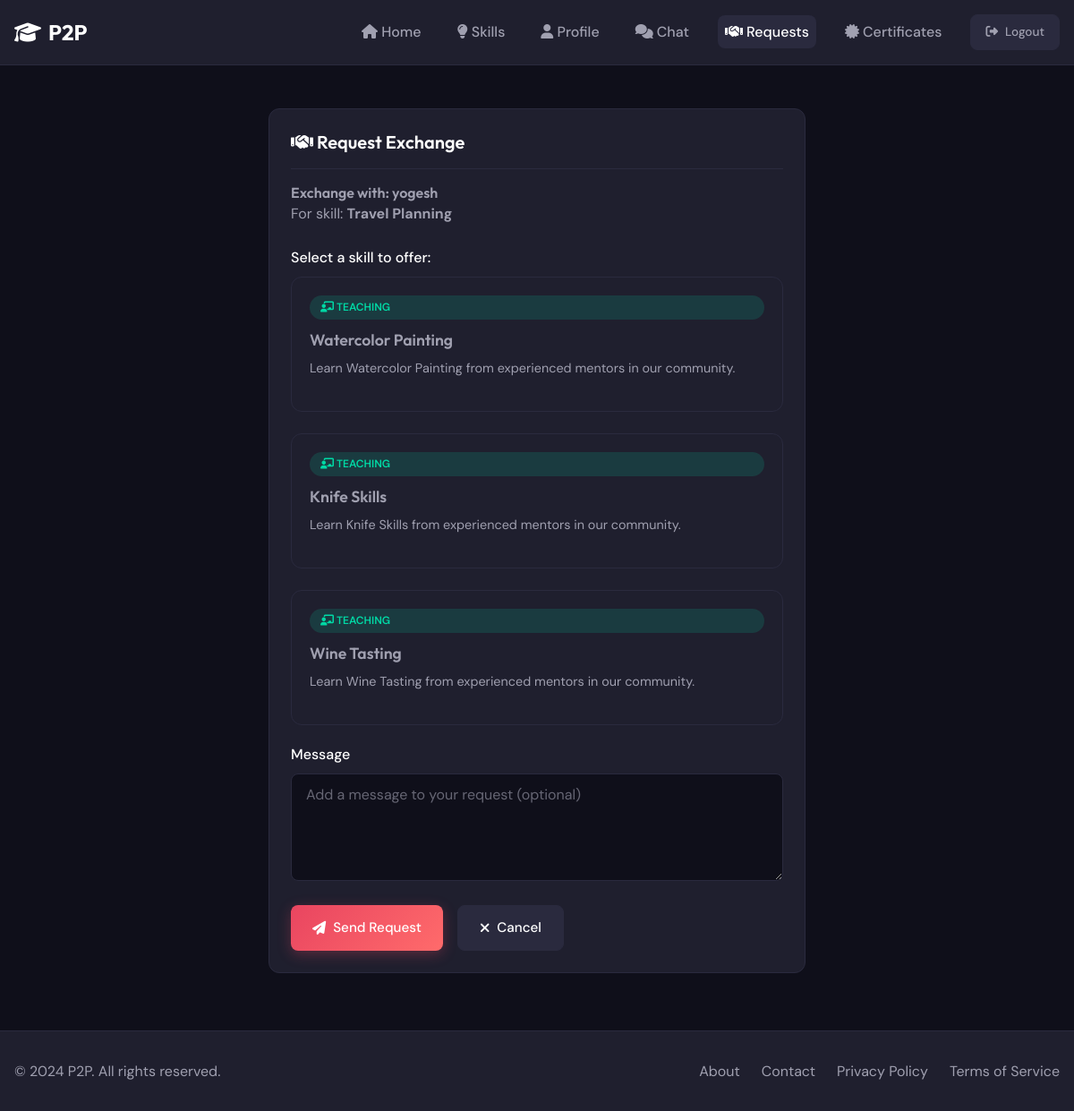
/exchange/create/2/110 (signed in), run on the app's committed database.
### models.py (models this page shows, shortened)
class User(UserMixin, db.Model):
    __tablename__ = 'users'
    id = db.Column(db.Integer, primary_key=True)
    username = db.Column(db.String(80), unique=True, nullable=False, index=True)
    email = db.Column(db.String(120), unique=True, nullable=False, index=True)
    password_hash = db.Column(db.String(256), nullable=False)
    bio = db.Column(db.Text, default='')
    location = db.Column(db.String(120), default='')
    profile_picture = db.Column(db.String(255), default='default.png')
    signature_image = db.Column(db.String(255), nullable=True)  # Instructor signature image
    rating = db.Column(db.Float, default=0.0)
    is_admin = db.Column(db.Boolean, default=False)
    is_banned = db.Column(db.Boolean, default=False)
    created_at = db.Column(db.DateTime, default=datetime.utcnow)
    skills_offered = db.relationship('Skill', foreign_keys='Skill.user_id', backref='owner', lazy='dynamic')
    exchange_sent = db.relationship('ExchangeRequest', foreign_keys='ExchangeRequest.sender_id', backref='sender', lazy='dynamic')
    exchange_received = db.relationship('ExchangeRequest', foreign_keys='ExchangeRequest.receiver_id', backref='receiver', lazy='dynamic')
    messages_sent = db.relationship('Message', foreign_keys='Message.sender_id', backref='sender', lazy='dynamic')
    messages_received = db.relationship('Message', foreign_keys='Message.receiver_id', backref='receiver', lazy='dynamic')
    bookmarks = db.relationship('Bookmark', backref='user', lazy='dynamic', cascade='all, delete-orphan')
    reviews_given = db.relationship('Review', foreign_keys='Review.reviewer_id', backref='reviewer', lazy='dynamic')
    reviews_received = db.relationship('Review', foreign_keys='Review.reviewed_id', backref='reviewed', lazy='dynamic')
    reports_made = db.relationship('Report', foreign_keys='Report.reporter_id', backref='reporter', lazy='dynamic')
    reports_received = db.relationship('Report', foreign_keys='Report.reported_id', backref='reported', lazy='dynamic')

class Skill(db.Model):
    __tablename__ = 'skills'
    id = db.Column(db.Integer, primary_key=True)
    user_id = db.Column(db.Integer, db.ForeignKey('users.id'), nullable=False, index=True)
    title = db.Column(db.String(100), nullable=False)
    description = db.Column(db.Text, nullable=False)
    category = db.Column(db.String(50), nullable=False, index=True)
    skill_type = db.Column(db.String(10), nullable=False)  # 'offered' or 'wanted'
    is_approved = db.Column(db.Boolean, default=True)
    created_at = db.Column(db.DateTime, default=datetime.utcnow)
    bookmarks = db.relationship('Bookmark', backref='skill', lazy='dynamic', cascade='all, delete-orphan')
    exchange_requests_sender = db.relationship('ExchangeRequest', foreign_keys='ExchangeRequest.sender_skill_id', backref='sender_skill', lazy='dynamic')
    exchange_requests_receiver = db.relationship('ExchangeRequest', foreign_keys='ExchangeRequest.receiver_skill_id', backref='receiver_skill', lazy='dynamic')

### routes/exchange.py (the view, shortened to what this page needs)
@exchange_bp.route('/create/<int:receiver_id>/<int:receiver_skill_id>', methods=['GET', 'POST'])
@login_required
def create(receiver_id, receiver_skill_id):
    receiver = User.query.get_or_404(receiver_id)
    receiver_skill = Skill.query.get_or_404(receiver_skill_id)
    my_skills = Skill.query.filter_by(user_id=current_user.id, skill_type='offered', is_approved=True).all()
    if not my_skills:
        flash('You need to add a skill you can offer first!', 'warning')
        return redirect(url_for('skills.add'))
    form = ExchangeRequestForm()
    sender_skill_id = request.args.get('sender_skill_id', type=int)
    return render_template('exchange/create.html',
                           form=form,
                           receiver=receiver,
                           receiver_skill=receiver_skill,
                           my_skills=my_skills,
                           selected_skill=sender_skill_id)

### forms.py
class ExchangeRequestForm(FlaskForm):
    message = TextAreaField('Message', validators=[
        Optional(),
        Length(max=500, message='Message must be less than 500 characters')
    ])

### templates/exchange/create.html (shortened to what this page needs)
{% extends "base.html" %}
{% block content %}
<div class="container">
    <div style="max-width: 600px; margin: 3rem auto;">
        <div class="card">
            <div class="card-header">
                <h2 class="card-title"><i class="fas fa-handshake"></i> Request Exchange</h2>
            </div>
            <div class="card-body">
                <div class="mb-3">
                    <h4>Exchange with: {{ receiver.username }}</h4>
                    <p>For skill: <strong>{{ receiver_skill.title }}</strong></p>
                </div>
                <form method="POST" action="{{ url_for('exchange.create', receiver_id=receiver.id, receiver_skill_id=receiver_skill.id) }}">
                    <div class="form-group">
                        <label class="form-label">Select a skill to offer:</label>
                        <div class="skills-grid">
                            {% for skill in my_skills %}
                            <div class="skill-card" style="cursor: pointer;" onclick="selectSkill('{{ skill.id }}')">
                                <span class="skill-type offered"><i class="fas fa-chalkboard-teacher"></i> Teaching</span>
                                <h3>{{ skill.title }}</h3>
                                <p>{{ skill.description }}</p>
                            </div>
                            {% endfor %}
                        </div>
                    </div>
                    <div class="form-group">
                        {{ form.message.label(class="form-label") }}
                        {{ form.message(class="form-control", placeholder="Add a message to your request (optional)", rows="3") }}
                    </div>
                    <div class="d-flex gap-2">
                        <button type="submit" class="btn btn-primary">
                            <i class="fas fa-paper-plane"></i> Send Request
                        </button>
                        <a href="{{ url_for('skills.detail', skill_id=receiver_skill.id) }}" class="btn btn-secondary">
                            <i class="fas fa-times"></i> Cancel
                        </a>
                    </div>
                </form>
            </div>
        </div>
    </div>
</div>
{% endblock %}

### static/css/style.css (style rules this page uses)
:root { --primary: #1a1a2e; --secondary: #16213e; --accent: #e94560; --accent-light: #ff6b6b; --success: #00d9a5; --warning: #ffc107; --danger: #dc3545; --bg: #0f0f1a; --surface: #1f1f2e; --surface-light: #2a2a3e; --text: #ffffff; --text-secondary: #a0a0b0; --border: #2a2a3e; --gradient: linear-gradient(135deg, #e94560, #ff6b6b); --shadow: 0 4px 20px rgba(0, 0, 0, 0.3); --radius: 12px; --radius-sm: 8px; }
* { margin: 0; padding: 0; box-sizing: border-box; }
body { font-family: 'DM Sans', sans-serif; background-color: var(--bg); color: var(--text); line-height: 1.6; min-height: 100vh; }
h1, h2, h3, h4, h5, h6 { font-family: 'Outfit', sans-serif; font-weight: 600; line-height: 1.3; }
a { color: var(--accent); text-decoration: none; transition: color 0.3s ease; }
.container { max-width: 1200px; margin: 0 auto; padding: 0 1rem; }
.btn { display: inline-flex; align-items: center; justify-content: center; gap: 0.5rem; padding: 0.75rem 1.5rem; border: none; border-radius: var(--radius-sm); font-family: 'DM Sans', sans-serif; font-weight: 500; font-size: 0.95rem; cursor: pointer; transition: all 0.3s ease; text-decoration: none; }
.btn-primary { background: var(--gradient); color: var(--text); box-shadow: 0 4px 15px rgba(233, 69, 96, 0.3); }
.btn-secondary { background: var(--surface-light); color: var(--text); border: 1px solid var(--border); }
.card { background: var(--surface); border: 1px solid var(--border); border-radius: var(--radius); padding: 1.5rem; transition: all 0.3s ease; }
.card-header { display: flex; justify-content: space-between; align-items: center; margin-bottom: 1rem; padding-bottom: 1rem; border-bottom: 1px solid var(--border); }
.card-title { font-size: 1.25rem; font-weight: 600; }
.card-body { color: var(--text-secondary); }
.form-group { margin-bottom: 1.25rem; }
.form-label { display: block; margin-bottom: 0.5rem; font-weight: 500; color: var(--text); }
.form-control { width: 100%; padding: 0.75rem 1rem; background: var(--bg); border: 1px solid var(--border); border-radius: var(--radius-sm); color: var(--text); font-family: 'DM Sans', sans-serif; font-size: 1rem; transition: all 0.3s ease; }
.form-control::placeholder { color: var(--text-secondary); opacity: 0.6; }
textarea.form-control { min-height: 120px; resize: vertical; }
.skills-grid { display: grid; grid-template-columns: repeat(auto-fill, minmax(280px, 1fr)); gap: 1.5rem; }
.skill-card { background: var(--surface); border: 1px solid var(--border); border-radius: var(--radius); padding: 1.25rem; transition: all 0.3s ease; display: flex; flex-direction: column; }
.skill-type { display: inline-block; padding: 0.25rem 0.75rem; border-radius: 20px; font-size: 0.75rem; font-weight: 600; text-transform: uppercase; margin-bottom: 0.75rem; }
.skill-type.offered { background: rgba(0, 217, 165, 0.15); color: var(--success); }
.skill-card h3 { font-size: 1.1rem; margin-bottom: 0.5rem; }
.skill-card p { color: var(--text-secondary); font-size: 0.9rem; flex-grow: 1; margin-bottom: 1rem; display: -webkit-box; -webkit-line-clamp: 3; -webkit-box-orient: vertical; overflow: hidden; }
.mb-3 { margin-bottom: 1.5rem; }
.d-flex { display: flex; }
.gap-2 { gap: 1rem; }

### data on the page
User: username "yogesh"
Skill: title "Travel Planning"
Skill: title "Watercolor Painting", description "Learn Watercolor Painting from experienced mentors in our community."
Skill: title "Knife Skills", description "Learn Knife Skills from experienced mentors in our community."
Skill: title "Wine Tasting", description "Learn Wine Tasting from experienced mentors in our community."
